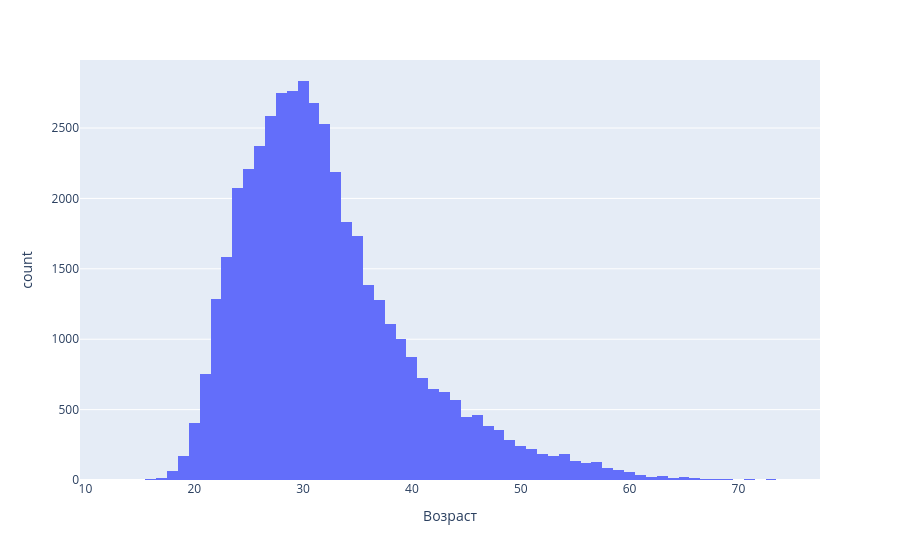
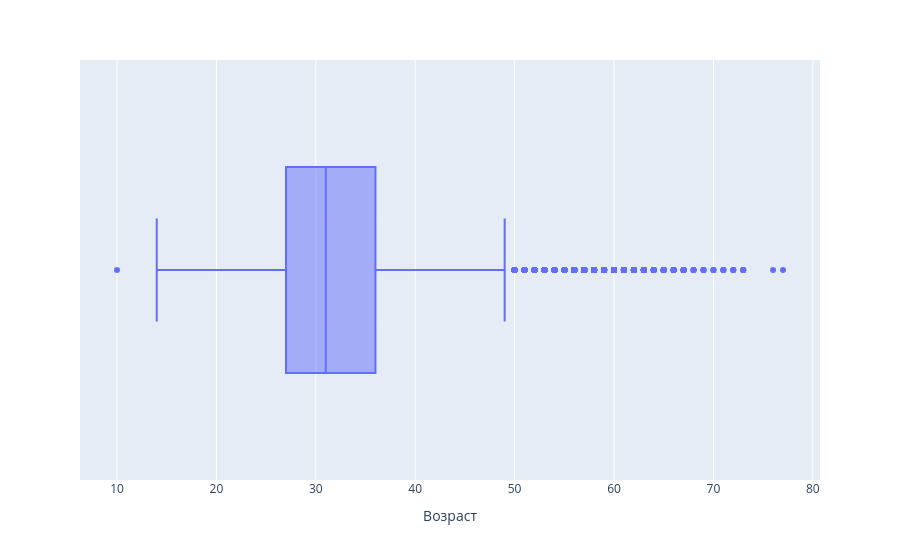

Notebook code for these charts, in order:
### Markdown cell above
1. Постройте распределение признака **"Возраст"**. Опишите распределение, отвечая на следующие вопросы: чему равна мода распределения, каковы предельные значения признака, в каком примерном интервале находится возраст большинства соискателей? Есть ли аномалии для признака возраста, какие значения вы бы причислили к их числу?
*Совет: постройте гистограмму и коробчатую диаграмму рядом.*

### Code cell
fig = px.histogram(
    data_frame=data,
    x='Возраст',
    nbins=100
)
fig.show()

fig.write_html('graphs/gr1.html')

fig2 = px.box(
    data_frame=data,
    x='Возраст'
)
fig2.show()

fig2.write_html('graphs/gr2.html')

print("Мода распределения: ", data['Возраст'].mode()[0], sep='')
print('Преельное минимальное значение:', data['Возраст'].min())
print('Предельное максимальное значение:', data['Возраст'].max())

### Figure 1 — Plotly figure (JSON) as saved in the notebook; plotly's stock layout.template omitted (floating-point values rounded to 4 significant figures; data arrays with more than 128 entries replaced by an {"elided": "..."} marker saying what was removed)
{"data": [{"alignmentgroup": "True", "bingroup": "x", "hovertemplate": "Возраст=%{x}<br>count=%{y}<extra></extra>", "legendgroup": "", "marker": {"color": "#636efa", "pattern": {"shape": ""}}, "name": "", "nbinsx": 100, "offsetgroup": "", "orientation": "v", "showlegend": false, "type": "histogram", "x": {"elided": "44744 int values"}, "xaxis": "x", "yaxis": "y"}], "layout": {"barmode": "relative", "legend": {"tracegroupgap": 0}, "margin": {"t": 60}, "xaxis": {"anchor": "y", "domain": [0, 1], "title": {"text": "Возраст"}}, "yaxis": {"anchor": "x", "domain": [0, 1], "title": {"text": "count"}}}}

### Figure 2 — Plotly figure (JSON) as saved in the notebook; plotly's stock layout.template omitted (floating-point values rounded to 4 significant figures; data arrays with more than 128 entries replaced by an {"elided": "..."} marker saying what was removed)
{"data": [{"alignmentgroup": "True", "hovertemplate": "Возраст=%{x}<extra></extra>", "legendgroup": "", "marker": {"color": "#636efa"}, "name": "", "notched": false, "offsetgroup": "", "orientation": "h", "showlegend": false, "type": "box", "x": {"elided": "44744 int values"}, "x0": " ", "xaxis": "x", "y0": " ", "yaxis": "y"}], "layout": {"boxmode": "group", "legend": {"tracegroupgap": 0}, "margin": {"t": 60}, "xaxis": {"anchor": "y", "domain": [0, 1], "title": {"text": "Возраст"}}, "yaxis": {"anchor": "x", "domain": [0, 1]}}}
